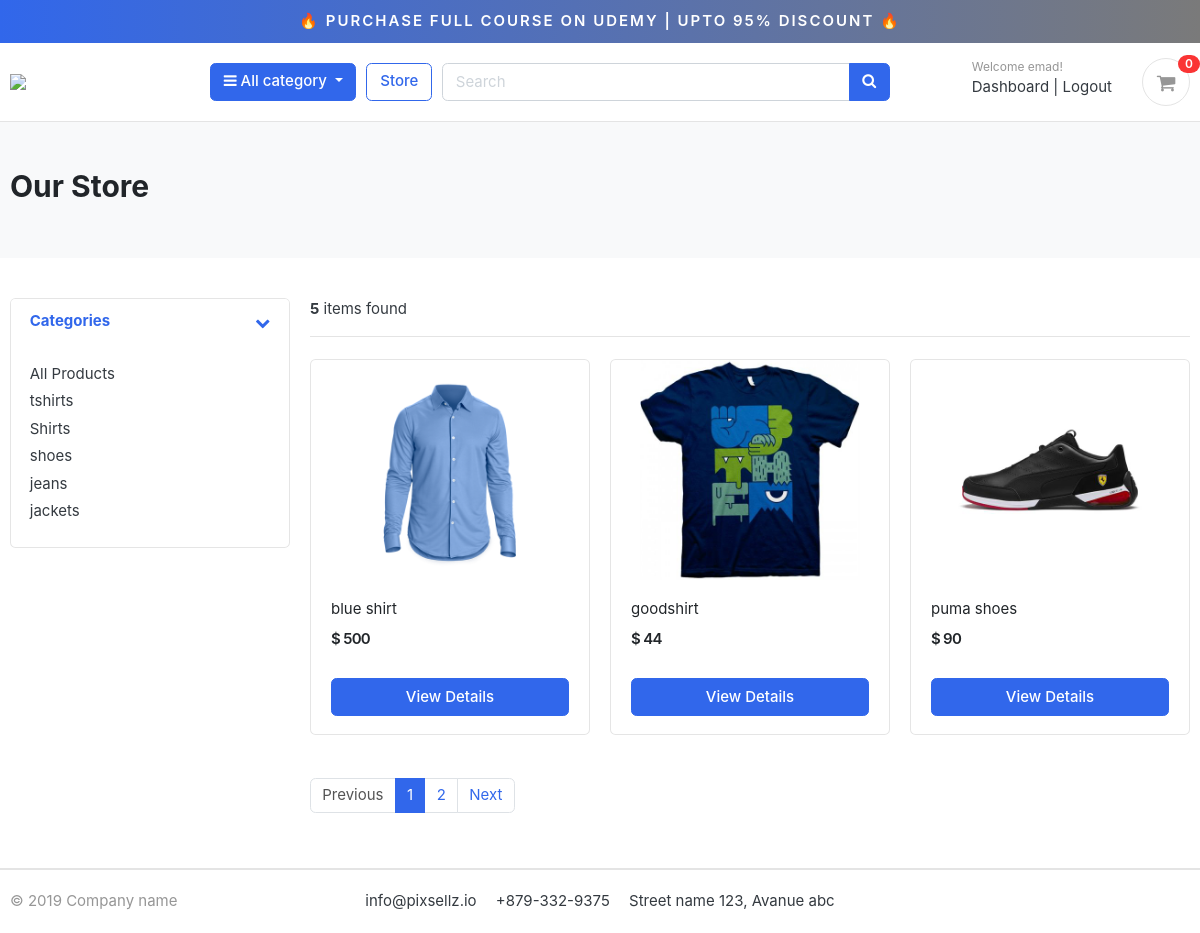
/store/ (signed in), run on the app's committed database.
### accounts/models.py (models this page shows, shortened)
class Account(AbstractBaseUser):
    first_name      = models.CharField(max_length=50)
    last_name       = models.CharField(max_length=50)
    username        = models.CharField(max_length=50, unique=True)
    email           = models.EmailField(max_length=100, unique=True)
    phone_number    = models.CharField(max_length=50)
    date_joined     = models.DateTimeField(auto_now_add=True)
    last_login      = models.DateTimeField(auto_now_add=True)
    is_admin        = models.BooleanField(default=False)
    is_staff        = models.BooleanField(default=False)
    is_active        = models.BooleanField(default=False)
    is_superadmin        = models.BooleanField(default=False)
    USERNAME_FIELD = 'email'
    REQUIRED_FIELDS = ['username', 'first_name', 'last_name']
    objects = MyAccountManager()

### category/models.py (models this page shows, shortened)
class Category(models.Model):
    category_name = models.CharField(max_length=50, unique=True)
    slug = models.SlugField(max_length=100, unique=True)
    description = models.TextField(max_length=255, blank=True)
    cat_image = models.ImageField(upload_to='photos/categories', blank=True)
    class Meta:
        verbose_name = 'category'
        verbose_name_plural = 'categories'
    def get_url(self):
            return reverse('products_by_category', args=[self.slug])

### store/models.py (models this page shows, shortened)
class Product(models.Model):
    product_name    = models.CharField(max_length=200, unique=True)
    slug            = models.SlugField(max_length=200, unique=True)
    description     = models.TextField(max_length=500, blank=True)
    price           = models.IntegerField()
    images          = models.ImageField(upload_to='photos/products')
    stock           = models.IntegerField()
    is_available    = models.BooleanField(default=True)
    category        = models.ForeignKey(Category, on_delete=models.CASCADE)
    created_date    = models.DateTimeField(auto_now_add=True)
    modified_date   = models.DateTimeField(auto_now=True)
    def get_url(self):
        return reverse('product_detail', args=[self.category.slug, self.slug])

### store/views.py (the view)
# urls.py: path('store/', include('store.urls')),
def store(request, category_slug=None):
    categories = None
    products = None
    if category_slug != None:
        categories = get_object_or_404(Category, slug=category_slug)
        products = Product.objects.filter(category=categories, is_available=True)
        paginator = Paginator(products, 1)
        page = request.GET.get('page')
        paged_products = paginator.get_page(page)
        product_count = products.count()
    else:
        products = Product.objects.all().filter(is_available=True).order_by('id')
        paginator = Paginator(products, 3)
        page = request.GET.get('page')
        paged_products = paginator.get_page(page)
        product_count = products.count()
    context = {
        'products': paged_products,
        'product_count': product_count,
    }
    return render(request, 'store/store.html', context)

### carts/context_processors.py (called while the page is built)
def counter(request):
    cart_count = 0
    if 'admin' in request.path:
        return {}
    else:
        try:
            cart = Cart.objects.filter(cart_id=_cart_id(request))
            if request.user.is_authenticated:
                cart_items = CartItem.objects.all().filter(user=request.user)
            else:
                cart_items = CartItem.objects.all().filter(cart=cart[:1])
            for cart_item in cart_items:
                cart_count += cart_item.quantity
        except Cart.DoesNotExist:
            cart_count = 0
    return dict(cart_count=cart_count)

### carts/views.py (called while the page is built)
def _cart_id(request):
    cart = request.session.session_key
    if not cart:
        cart = request.session.create()
    return cart

### category/context_processors.py (called while the page is built)
def menu_links(request):
    links = Category.objects.all()
    return dict(links=links)

### templates/store/store.html
{% extends 'base.html' %}
{% load static %}
{% block content %}
<section class="section-pagetop bg">
<div class="container">
	{% if 'search' in request.path %}
		<h2 class="title-page">Search Result</h2>
	{% else %}
		<h2 class="title-page">Our Store</h2>
	{% endif %}
</div>
</section>
<section class="section-content padding-y">
<div class="container">
<div class="row">
	<aside class="col-md-3">
<div class="card">
	<article class="filter-group">
		<header class="card-header">
			<a href="#" data-toggle="collapse" data-target="#collapse_1" aria-expanded="true" class="">
				<i class="icon-control fa fa-chevron-down"></i>
				<h6 class="title">Categories</h6>
			</a>
		</header>
		<div class="filter-content collapse show" id="collapse_1" style="">
			<div class="card-body">
				<ul class="list-menu">
					<li><a href="{% url 'store' %}">All Products  </a></li>
					{% for category in links %}
				<li><a href="{{ category.get_url }}">{{ category.category_name }}  </a></li>
					{% endfor %}
				</ul>
			</div>
		</div>
	</article>
</div>
	</aside>
	<main class="col-md-9">
<header class="border-bottom mb-4 pb-3">
		<div class="form-inline">
			<span class="mr-md-auto"><b>{{ product_count }}</b> items found </span>
		</div>
</header>
<div class="row">
	{% if products %}
	{% for product in products %}
	<div class="col-md-4">
		<figure class="card card-product-grid">
			<div class="img-wrap">
				<a href="{{ product.get_url }}"><img src="{{ product.images.url }}"></a>
			</div>
			<figcaption class="info-wrap">
				<div class="fix-height">
					<a href="{{ product.get_url }}" class="title">{{ product.product_name }}</a>
					<div class="price-wrap mt-2">
						<span class="price">$ {{ product.price }}</span>
					</div>
				</div>
				<a href="{{ product.get_url }}" class="btn btn-block btn-primary">View Details </a>
			</figcaption>
		</figure>
	</div>
	{% endfor %}
	{% else %}
	<div>
		<h2>No result found. Please try again.</h2>
	</div>
	{% endif %}
</div>
<nav class="mt-4" aria-label="Page navigation sample">
	{% if products.has_other_pages %}
	  <ul class="pagination">
			{% if products.has_previous %}
	    <li class="page-item"><a class="page-link" href="?page={{products.previous_page_number}}">Previous</a></li>
			{% else %}
			<li class="page-item disabled"><a class="page-link" href="#">Previous</a></li>
			{% endif %}
			{% for i in products.paginator.page_range %}
				{% if products.number == i %}
	    		<li class="page-item active"><a class="page-link" href="#">{{i}}</a></li>
				{% else %}
					<li class="page-item"><a class="page-link" href="?page={{i}}">{{i}}</a></li>
				{% endif %}
	    {% endfor %}
			{% if products.has_next %}
	    	<li class="page-item"><a class="page-link" href="?page={{products.next_page_number}}">Next</a></li>
			{% else %}
				<li class="page-item disabled"><a class="page-link" href="#">Next</a></li>
			{% endif %}
	  </ul>
	{% endif %}
</nav>
	</main>
</div>
</div>
</section>
{% endblock %}

### templates/includes/navbar.html (shortened to what this page needs)
{% load static %}
<div class="container-fluid" style="text-align:center;background-image: linear-gradient(to right, #3167EB , #7A7A7A);padding:10px;font-weight: 600;position:sticky;top:0;z-index:999;">
<a href="https://www.udemy.com/course/django-ecommerce-project-based-course-python-django-web-development/?couponCode=DJECOM" style="color: white;text-transform: uppercase;letter-spacing: 2px;"><span>&#x1F525</span> Purchase Full Course on Udemy | Upto 95% Discount <span>&#x1F525</span></a>
</div>
<header class="section-header">
<section class="header-main border-bottom">
  <div class="container">
<div class="row align-items-center">
  <div class="col-lg-2 col-md-3 col-6">
    <a href="{% url 'home' %}" class="brand-wrap">
      <img class="logo" src="{% static './images/logo.png' %}">
    </a>
  </div>
  <div class="col-lg col-sm col-md col-6 flex-grow-0">
    <div class="category-wrap dropdown d-inline-block float-right">
      <button type="button" class="btn btn-primary dropdown-toggle" data-toggle="dropdown">
        <i class="fa fa-bars"></i> All category
      </button>
    </div>
  </div>
  <a href="{% url 'store' %}" class="btn btn-outline-primary">Store</a>
  <div class="col-lg  col-md-6 col-sm-12 col">
    <form action="{% url 'search' %}" class="search" method='GET'>
      <div class="input-group w-100">
          <input type="text" class="form-control" style="width:60%;" placeholder="Search" name="keyword" required>
          <div class="input-group-append">
            <button class="btn btn-primary" type="submit">
              <i class="fa fa-search"></i>
            </button>
          </div>
        </div>
    </form>
  </div>
  <div class="col-lg-3 col-sm-6 col-8 order-2 order-lg-3">
        <div class="d-flex justify-content-end mb-3 mb-lg-0">
          {% if user.id is None %}
          <div class="widget-header">
            <small class="title text-muted">Welcome guest!</small>
            <div>
              <a href="{% url 'login' %}">Sign in</a> <span class="dark-transp"> | </span>
              <a href="{% url 'register' %}"> Register</a>
            </div>
          </div>
          {% else %}
          <div class="widget-header">
            <small class="title text-muted">Welcome {{user.first_name}}!</small>
            <div>
              <a href="{% url 'dashboard' %}">Dashboard</a> <span class="dark-transp"> | </span>
              <a href="{% url 'logout' %}"> Logout</a>
            </div>
          </div>
          {% endif %}
          <a href="{% url 'cart' %}" class="widget-header pl-3 ml-3">
            <div class="icon icon-sm rounded-circle border"><i class="fa fa-shopping-cart"></i></div>
            <span class="badge badge-pill badge-danger notify">{{cart_count}}</span>
          </a>
        </div>
      </div>
</div>
  </div>
</section>
</header>

### static/css/ui.css (style rules this page uses)
html { font-family: "Inter", sans-serif; font-size: 15px; }
.img-wrap { text-align: center; display: block; }
.img-wrap img { max-width: 100%; }
.price-wrap { letter-spacing: -0.7px; }
.icon-xs, .icon-sm, .icon-md, .icon-lg { display: inline-block; text-align: center; flex-shrink: 0; flex-grow: 0; }
.icon-sm { width: 48px; height: 48px; line-height: 48px !important; font-size: 20px; }
.padding-y { padding-top: 40px; padding-bottom: 40px; }
figure { margin-bottom: 0; }
article:after, .form-group:after { display: block; clear: both; content: ""; }
.bg { background-color: #f8f9fa; }
.title-page { color: #212529; }
.header-main { position: relative; padding-top: 1rem; padding-bottom: 1rem; }
.brand-wrap .logo, .navbar-brand .logo { margin-right: 7px; max-height: 42px; display: inline-block; }
.widget-header { display: inline-block; vertical-align: middle; position: relative; }
.widget-header a { color: #343a40; }
.widget-header i { color: #969696; }
.widget-header .title { display: block; }
.widget-header .notify { position: absolute; top: -3px; right: -10px; }
[class*=list-] li:after { visibility: hidden; display: block; content: ""; overflow: hidden; height: 0; clear: both; }
.list-menu { list-style: none; margin: 0; padding-left: 0; }
.list-menu li { margin-bottom: 5px; }
.list-menu a { color: #343a40; }
[class*=card-product] a.title { color: #212529; display: block; }
[class*=card-product] .img-wrap { overflow: hidden; position: relative; }
[class*=card-product] .img-wrap img { height: 100%; max-width: 100%; width: auto; display: inline-block; -o-object-fit: cover; object-fit: cover; }
.card-product-grid { margin-bottom: 20px; }
.card-product-grid .img-wrap { border-radius: 0.2rem 0.2rem 0 0; height: 220px; }
.card-product-grid .info-wrap { overflow: hidden; padding: 18px 20px; }
.card-product-grid .fix-height { height: 80px; overflow: hidden; }
.card .img-wrap { overflow: hidden; }
.notify { position: absolute; top: -4px; right: -10px; display: inline-block; padding: 0.25em 0.6em; font-size: 12px; line-height: 1; text-align: center; border-radius: 3rem; color: #fff; background-color: #fa3434; }
.price { font-weight: 600; color: #212529; }
.icon-control { margin-top: 5px; float: right; font-size: 80%; }
.card-header .title { margin-bottom: 0; line-height: 1.5; }
.filter-group { border-bottom: 1px solid #e4e4e4; }
.filter-group .card-header { border-bottom: 0; }
.filter-group:last-child { border-bottom: 0; }
.section-pagetop { padding: 45px 0; }

### data on the page
Account: first_name "emad"
Category: category_name "tshirts"
Category: category_name "Shirts"
Category: category_name "shoes"
Category: category_name "jeans"
Category: category_name "jackets"
Product: images (picture), product_name "blue shirt", price "500"
Product: images (picture), product_name "goodshirt", price "44"
Product: images (picture), product_name "puma shoes", price "90"

### other printed values
{{ cart_count }} "0"
{{ product_count }} "5"
{{ i }} "1"
{{ i }} "2"
